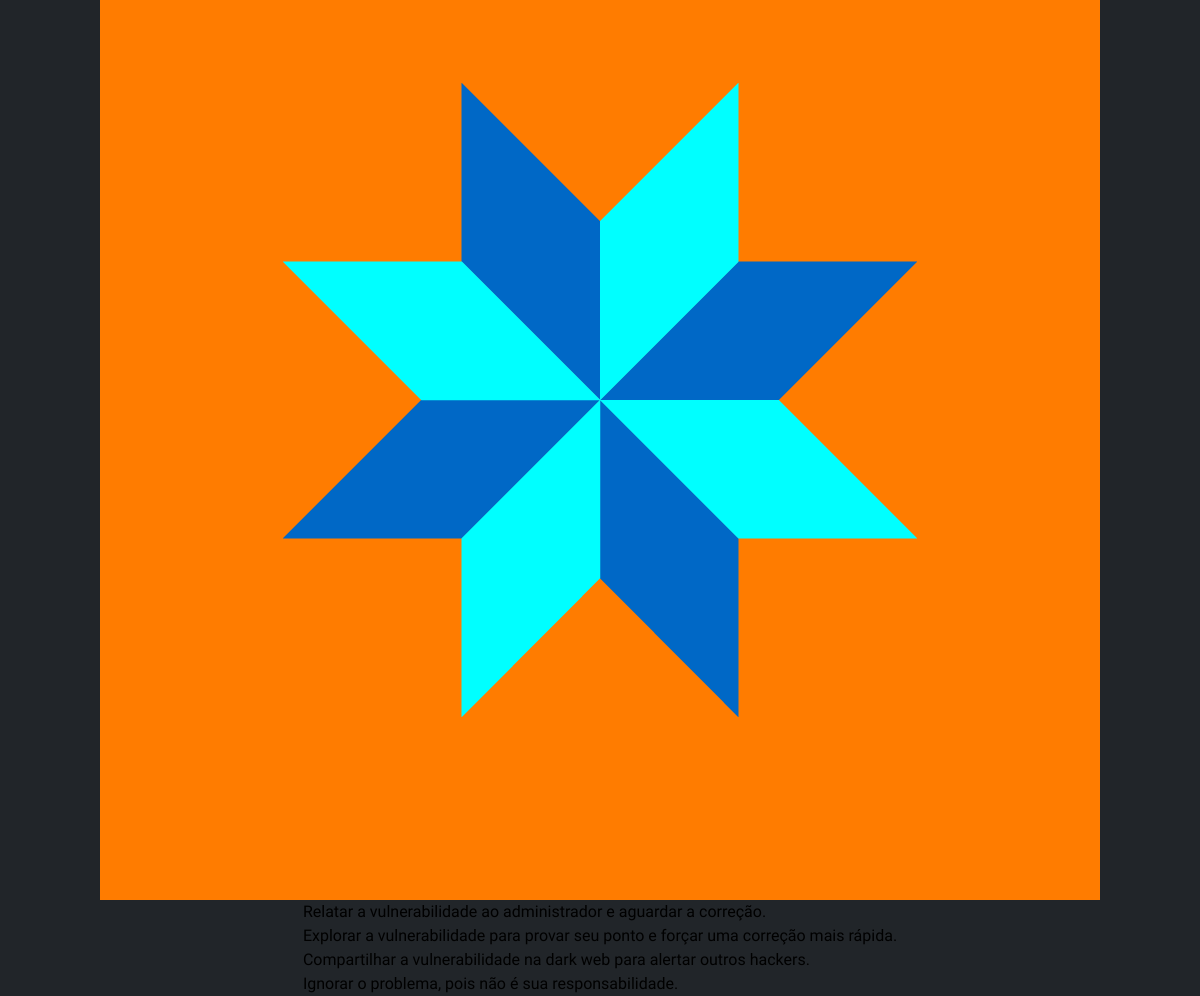
Page /game/chapter/3/ on the committed database.
### game/models.py (models this page shows, shortened)
class Chapter(models.Model):
    title = models.CharField(max_length=100)
    num = models.IntegerField(default=0)
    content = models.TextField()
    next_chapter = models.ForeignKey('self', on_delete=models.SET_NULL, null=True, blank=True)
    character = models.ForeignKey(Character, on_delete=models.CASCADE, related_name='chapters')

class Character(models.Model):
    name = models.CharField(max_length=100)
    description = models.TextField()
    reputation = models.IntegerField(default=0)
    image = models.ImageField(upload_to='images/', default='images/default.jpg')

class Choice(models.Model):
    chapter = models.ForeignKey(Chapter, on_delete=models.CASCADE, related_name='choices')
    text = models.CharField(max_length=200)
    next_chapter = models.ForeignKey(Chapter, on_delete=models.SET_NULL, null=True, blank=True, related_name='previous_choices')

### game/views.py (the view)
# urls.py: path('chapter/<int:chapter_num>/', views.chapter_view, name='chapter_view'),
def chapter_view(request, chapter_num):
    chapter = get_object_or_404(Chapter, num=chapter_num)
    return render(request, 'game/chapter.html', {'chapter': chapter})

### game/templates/game/chapter.html (shortened to what this page needs)
{% load static %}
<!DOCTYPE html>
<html>
<head>
    <link rel="stylesheet" href="{% static 'global.css' %}">
</head>
<body>
    <img src="{{ chapter.character.image.url }}" alt="{{ chapter.character.name }}">
    <ul>
        {% for choice in chapter.choices.all %}
            {% if choice.next_chapter %}
                <li><a href="{% url 'chapter_view' choice.next_chapter.num %}">{{ choice.text }}</a></li>
            {% else %}
                <li>{{ choice.text }}</li>
            {% endif %}
        {% endfor %}
    </ul>
</body>
</html>

### game/static/global.css (style rules this page uses)
body, h1, h2, h3, h4, h5, h6, p, ul, li, a { font-family: "Tiny5", sans-serif; }
* { font-family: "Tiny5", sans-serif; margin: 0; padding: 0; box-sizing: border-box; }
html, body { height: 100vh; font-family: "IBM Plex Mono", monospace; }
body { line-height: 1.5; background-color: #212529; display: flex; justify-content: center; align-items: center; flex-direction: column; }
li { list-style: none; }

### rows in the picture
Chapter: character.image (picture)
Choice: text "Relatar a vulnerabilidade ao administrador e aguardar a correção."
Choice: text "Explorar a vulnerabilidade para provar seu ponto e forçar uma correção mais rápida."
Choice: text "Compartilhar a vulnerabilidade na dark web para alertar outros hackers."
Choice: text "Ignorar o problema, pois não é sua responsabilidade."
